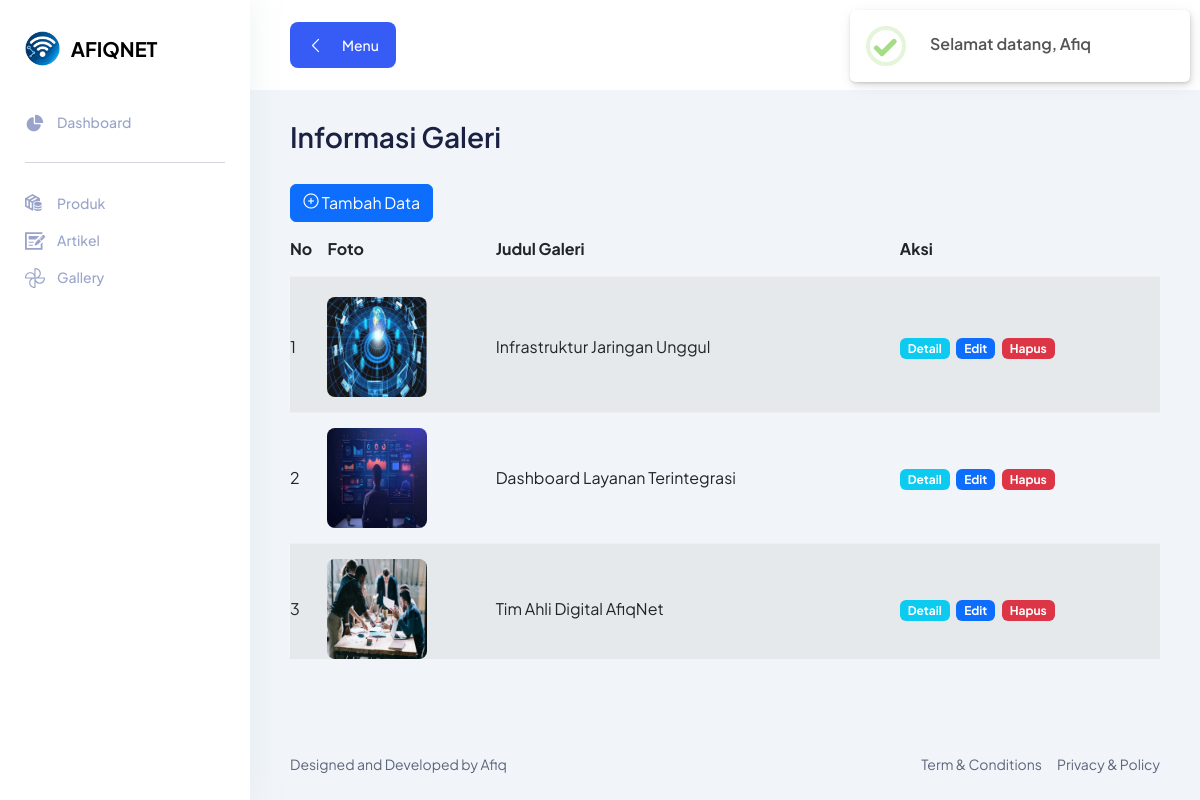
Screenshot of /backend/index.php?page=galeri (signed in) with the database file from the repository.
### tables this page shows
CREATE TABLE `galeri` (
  `id` int NOT NULL,
  `judul` varchar(80) NOT NULL,
  `sinopsis` varchar(180) NOT NULL,
  `deskripsi` text NOT NULL,
  `foto` varchar(30) NOT NULL
);

### backend/galeri.php (the view, shortened to what this page needs)
<section class="section">
    <div class="container-fluid">
        <div class="title-wrapper pt-30">
            <div class="row align-items-center">
                <div class="col-md-6">
                    <div class="title">
                        <h2>Informasi Galeri</h2>
                    </div>
                </div>
            </div>
        </div>
        <a href="?page=galeri_tambah" class="btn btn-primary"><i class="lni lni-circle-plus"></i> Tambah Data</a>
        <table class="table table-striped" id="datatables">
            <thead>
                <tr>
                    <th>No</th>
                    <th>Foto</th>
                    <th>Judul Galeri</th>
                    <th>Aksi</th>
                </tr>
            </thead>
            <tbody>
                <?php
                $no = 1;
                $tmp = mysqli_query($konek, "SELECT * FROM galeri");
                while ($gal = mysqli_fetch_assoc($tmp)) :
                ?>
                    <tr>
                        <td><?= $no++; ?></td>
                        <td><img src="img/galeri/<?= $gal['foto']; ?>" width="100" class="rounded-3" alt="Gambar Artikel"></td>
                        <td><?= $gal['judul'] ?></td>
                        <td>
                            <a href="?page=galeri_detail&id_detail=<?= $gal['id'] ?>" class="badge bg-info me-1">Detail</a>
                            <a href="?page=galeri_ubah&id_ubah=<?= $gal['id'] ?>" class="badge bg-primary me-1">Edit</a>
                            <a href="#" class="badge bg-danger delete-btn" data-id="<?= $gal['id'] ?>">Hapus</a>
                        </td>
                    </tr>
                <?php endwhile; ?>
            </tbody>
        </table>
    </div>
</section>

### backend/assets/css/fullcalendar.css (style rules this page uses)
:root { --fc-daygrid-event-dot-width:8px;--fc-list-event-dot-width:10px;--fc-list-event-hover-bg-color:#f5f5f5 }

### backend/assets/css/dataTables.css (style rules this page uses)
:root { --dt-row-selected: 13, 110, 253; --dt-row-selected-text: 255, 255, 255; --dt-row-selected-link: 9, 10, 11; --dt-row-stripe: 0, 0, 0; --dt-row-hover: 0, 0, 0; --dt-column-ordering: 0, 0, 0; --dt-html-background: white; }
:root { --dt-row-hover-alpha: 0.035; --dt-row-stripe-alpha: 0.023; --dt-column-ordering-alpha: 0.019; --dt-row-selected-stripe-alpha: 0.923; --dt-row-selected-column-ordering-alpha: 0.919; }

### rows the page displays
galeri: foto (picture), judul "Infrastruktur Jaringan Unggul"
galeri: foto (picture), judul "Dashboard Layanan Terintegrasi"
galeri: foto (picture), judul "Tim Ahli Digital AfiqNet"
